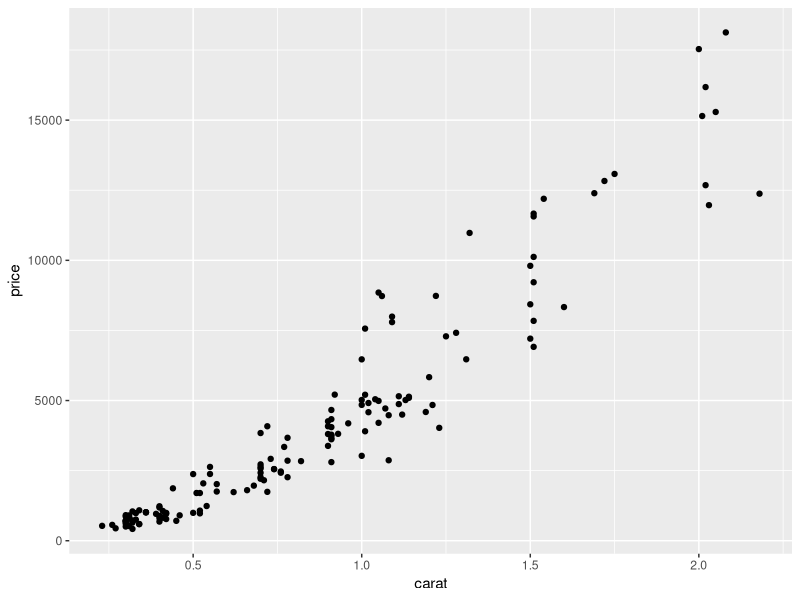
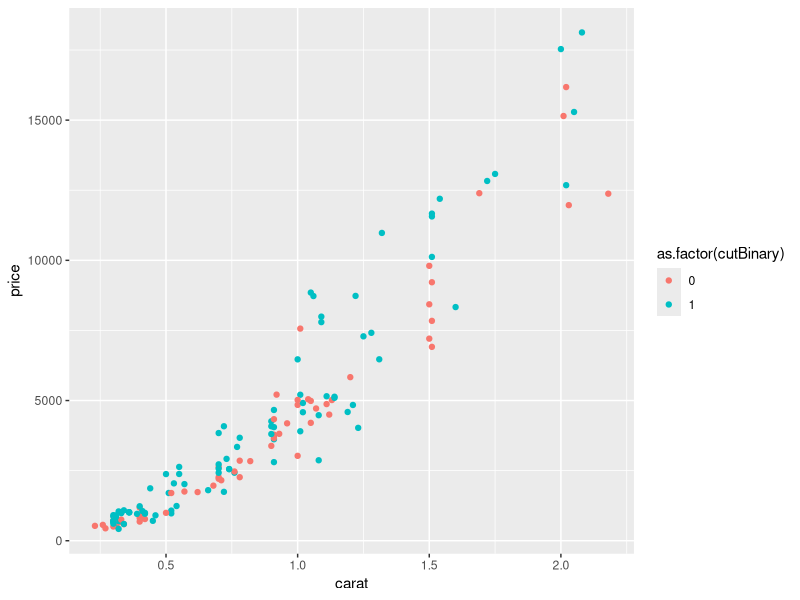
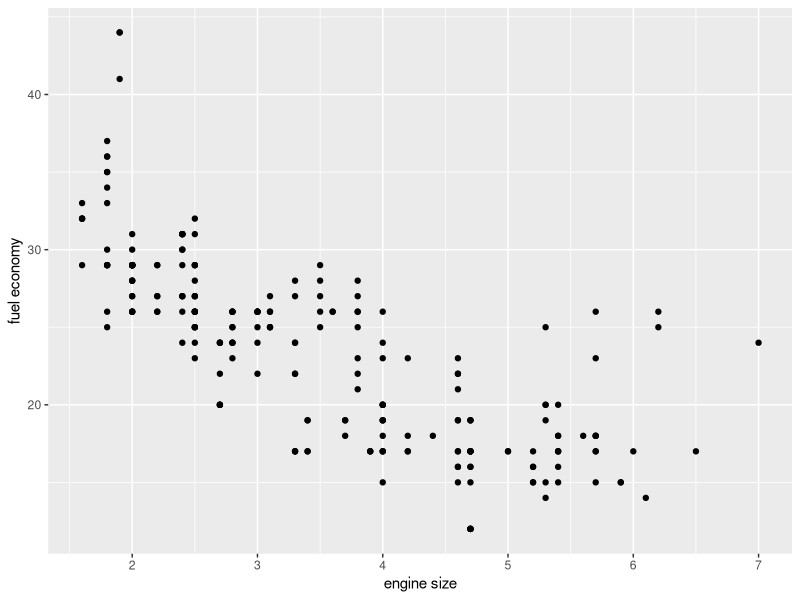
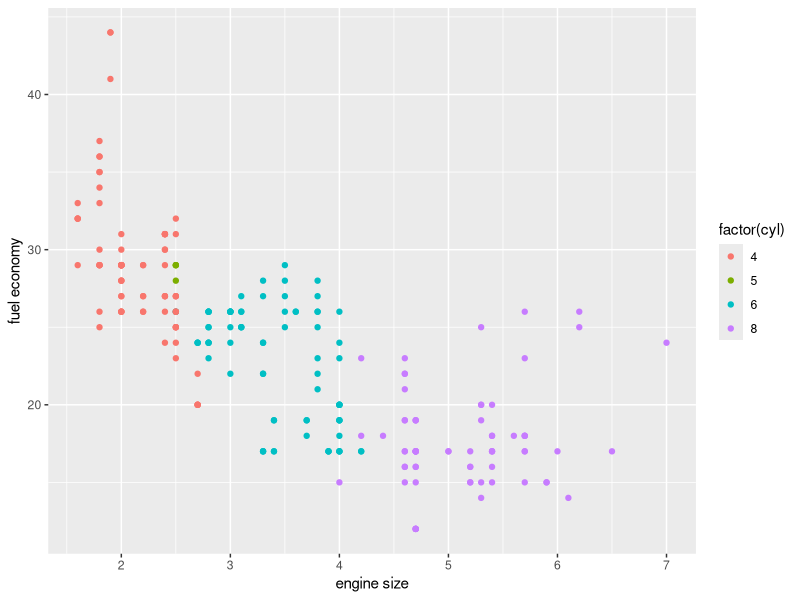

Recreate these plots in R, in order.
########################
### DIAMONDS EXAMPLE ###
########################

# Load required package.
# For plotting, but it also contains the data sets 
rm(list=ls())
require(ggplot2)

# Q: How is a diamond's price
#    affected by its carat (mass)
data(diamonds)
# This data set is very large, so let's take
# a subset of 150 observations.
dsmall <- diamonds[sample(nrow(diamonds), 150), ]

# First, let's look at 
# 1. Plot carats and price
qplot(carat,price, data=dsmall)
# 2. Covariance. 
cov(dsmall$carat,dsmall$price)
# 3. Remember: covariance is hard to interpret...
# ... so we ask for the correlation, which is known to lie
# in between -1 and 1.
cor(dsmall$carat,dsmall$price)

# Do we now know what the sign of \hat{\beta} will be?
summary(lm(price~carat,data=dsmall))

# How to interpret this?
# A carat is 200 mg, or one-fifth of a gram. For every
# increase in the diamond's weight of 200 grams,
# we expect the diamond's price to go up by $ 8000,
# ceteris paribus.

# What about omitted variables?
# Are there other diamond characteristics, correlated
# with a diamond's size, that affect price?

# I do not know a lot about diamonds.
# Let's see what other variables are available:
names(dsmall)
# There are several candidates that influence
# the price (color, cut, clarity). Let's look at "cut".
# The cut is basically how the diamond is shaped during
#   polishing. It is important because it affects the
#   brilliance of the diamond.
#
# It is possible that the cut is related to the size,
#   because different types of diamond require different cuts.
#
# First, we must do this transformation to be able to work with cut
# Let's look at the "cut" variable.
summary(dsmall$cut)
# Use a dummy to group these into two categories 
# (You could do better than this)
dsmall$cutBinary <- ifelse(dsmall$cut %in% c("Premium","Ideal"),1,0)
# (manually check that this went well)

# Graphically check whether we can detect a correlation
# between cut and size, using a fancy version of the
# previous graph.
# One way to do this graphically is to make a more interesting graph,
p <- ggplot(aes(x=carat,y=price),data=dsmall)
p <- p + geom_point(aes(colour=as.factor(cutBinary)))
p
# One alternative would be to run a regression
summary(lm(carat~cutBinary,data=dsmall))
# Conclusion: does cutBinary "have an effect" on "carat"?

# Now, run the regression with the "omitted variable" cutBinary.
summary(lm(price~carat+cutBinary,data=dsmall))

# Remember the previous output
summary(lm(price~carat,data=dsmall))


##################
### CARS DATA ####
##################

rm(list=ls())

# Engine size and fuel economy for Audi's
data(mpg)
?mpg
# Single covariate regression:
# - hwy: highway miles per gallon ("fuel economy")
#   displ: engine displacement, in liters: engine size

# Smaller engines, lower economy?
qplot(displ, hwy, data=mpg) + xlab("engine size") + ylab("fuel economy")
cov(mpg$displ,mpg$hwy)
cor(mpg$displ,mpg$hwy)
summary(lm(hwy~displ,data=mpg))
# Interpret the coefficients...

# Homework: do an analysis similar to the one for diamonds.
# Two clues:

# 1. Number of cylinders
qplot(displ, hwy, data=mpg, colour=factor(cyl)) + xlab("engine size") + ylab("fuel economy") 

# 2. Manual or auto transmission
mpg$manual <- ifelse(mpg$trans %in% c("manual(m5)","manual(m6)"),1,0)
summary(lm(hwy~manual,data=mpg))